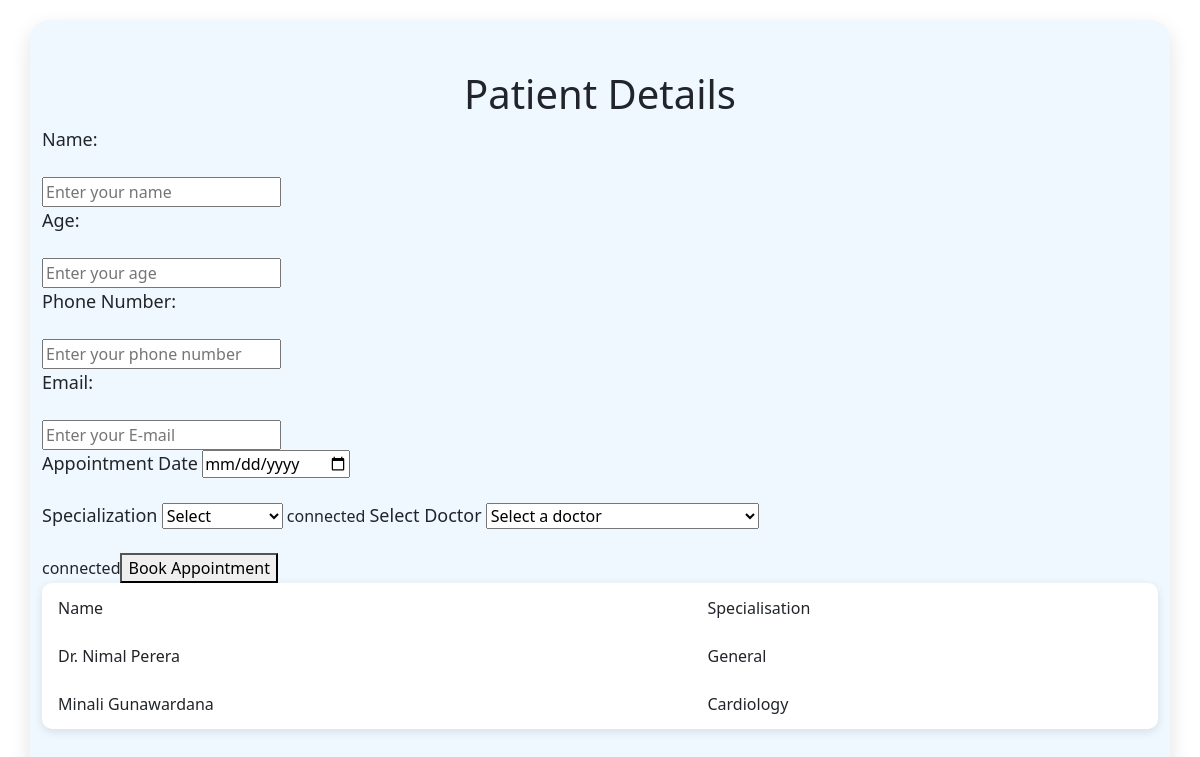
Screenshot of /appointments.php with the database file from the repository.
### tables this page shows
CREATE TABLE `doc_details` (
  `doctorID` int(100) NOT NULL,
  `doctorName` varchar(100) NOT NULL,
  `specialisation` varchar(100) NOT NULL,
  `date` date NOT NULL,
  `username` text NOT NULL
);

### appointments.php (the view, shortened to what this page needs)
<!DOCTYPE html>
<html>
    <head>
        <link rel="stylesheet" href="style.css">
        <link href="https://cdn.jsdelivr.net/npm/bootstrap@5.3.3/dist/css/bootstrap.min.css" rel="stylesheet">
    </head>
    <body>
        <div class="container">
            <form id="details" method="POST" action="insert.php">
                <div class="patient">
                <h1>Patient Details</h1>
                <label>Name: </label><br>
                <br>
                <input type="text" name="name" placeholder="Enter your name" required><br>
                <label>Age: </label><br>
                <br>
                <input type="number" name="age" placeholder="Enter your age" required><br>
                <label>Phone Number: </label><br>
                <br>
                <input type="tel" name="pno" placeholder="Enter your phone number" required><br>
                <label>Email: </label><br>
                <br>
                <input type="email" name="email" placeholder="Enter your E-mail" required><br>
                <label>Appointment Date</label>
                <input type="date" name="date"><br>
                <br>
                <label>Specialization</label>
                <select id="doctorOptions" name = "doctorspec" required>
                        <option value="selectType" disabled selected>Select</option>
                </select>
                <?php
                    include 'conf.php';
                    ?>
                    <label for="doctorList">Select Doctor</label>
                    <select id="doctorList" name="doctorList" required>
                        <option value="">Select a doctor</option>
                    </select>
                    <br><br>
                <?php
                    include 'conf.php';
                    $sql = "SELECT * FROM doc_details";
                    $result = mysqli_query($conn, $sql);
                    echo '<table border = "1" cellspacing = "2" cellpading = "2">
                    <tr>
                    <td>Name</td>
                    <td>Specialisation</td>
                    </tr>
                    ';
                    if(mysqli_num_rows($result) > 0) {
                        while($row = mysqli_fetch_assoc($result)) {
                            $name = $row['doctorName'];
                            $specialisation = $row['specialisation'];
                            echo '<tr>
                            <td>'.$name.'</td>
                            <td>'.$specialisation.'</td>
                            </tr>';
                        }
                    }
                    ?>
                <button type="submit">Book Appointment</button>
            </form>
        </div>
    </body>
</html>

### style.css (style rules this page uses)
body { background-color:aliceblue; font-family: 'Segoe UI', Tahoma, Geneva, Verdana, sans-serif; color: black; padding: 20px; }
h1 { text-align: center; margin-bottom: 40px; font-size: 40px; }
.container { background-color:aliceblue; margin: auto; padding: 50px; max-width: 50%; min-height: auto; border-radius: 20px; box-shadow: 0 8px 20px rgba(0, 0, 0, 0.12); }
label { font-family:'Segoe UI', Tahoma, Geneva, Verdana, sans-serif; font-size: 18px; }
table { width: 100%; border-collapse: collapse; background-color: white; border-radius: 10px; overflow: hidden; box-shadow: 0 3px 10px rgba(0, 0, 0, 0.1); }
th, td { padding: 12px 15px; text-align: left; border-bottom: 1px solid #f0f0f0; }

### rows the page displays
doc_details: doctorName "Dr. Nimal Perera", specialisation "General"
doc_details: doctorName "Minali Gunawardana", specialisation "Cardiology"
